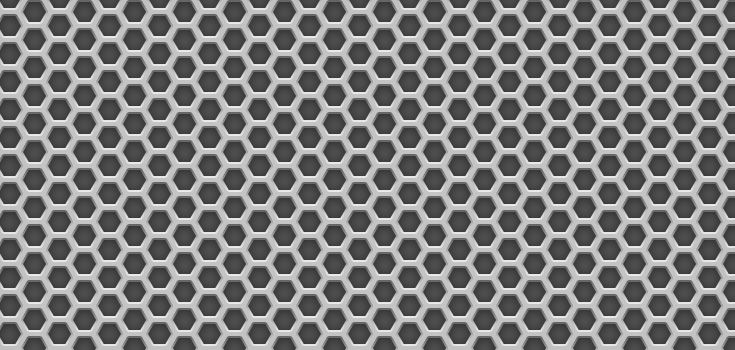
#> input picture Clase3/metalgrid.jpg, 735 x 350 px
$ jupyter execute TP2.ipynb   (shell and % lines are left out)
#> lines starting #> are read from the running program, lines starting #| are printed output that depends on the picture
[cell 1]
#Si queremos que las imágenes sean mostradas en una ventana emergente quitar el inline

# OpenCV-Python utiliza NumPy para el manejo de imágenes
import numpy as np
# cv2 es el módulo python para acceder a OpenCV
import cv2 as cv
# Usamos las poderosas herramientas de graficación de matplotlib para mostrar imágenes, perfiles, histogramas, etc
import matplotlib.pyplot as plt

[cell 2]
#Cargar la imagen
img = cv.imread('metalgrid.jpg')
#> img is the input picture: shape (350, 735, 3); min 38, max 250, mean 125.4
gray = cv.cvtColor(img, cv.COLOR_BGR2GRAY)
plt.figure(1)
plt.imshow(img)
plt.title('Imagen Original')
plt.show

[cell 3]
#Reduccion de ruido
blur = cv.GaussianBlur(gray,(5,5),0)
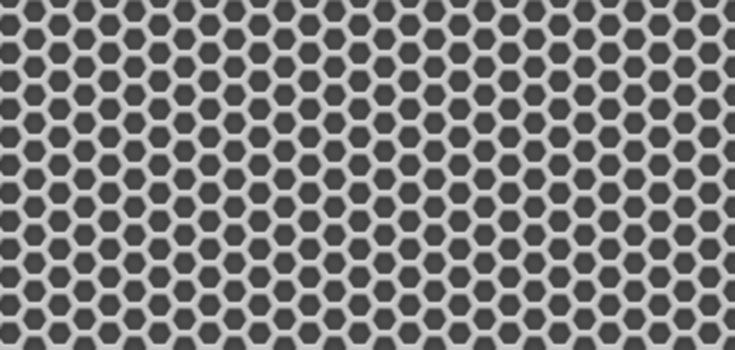
#> blur: shape (350, 735); min 59, max 212, mean 125.4

#Calculo de gradiente en X
SobelX_f = cv.Sobel(blur,cv.CV_32F,1,0,ksize=3) #En float32
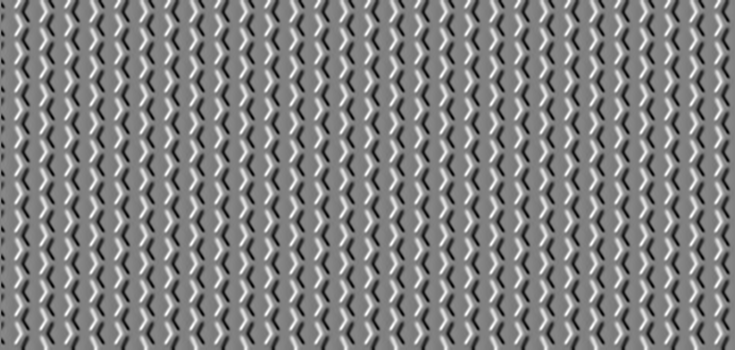
#> SobelX_f: shape (350, 735) float32; min -328, max 320, mean -0.3; drawn with min black and max white
SobelX = np.absolute(SobelX_f)
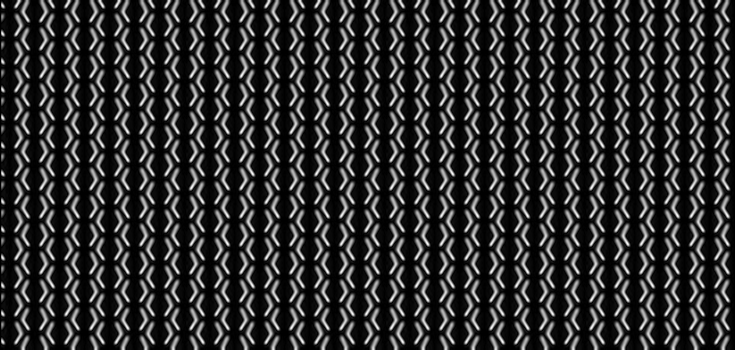
#> SobelX: shape (350, 735) float32; min 0, max 328, mean 65.9; drawn with min black and max white
GradX = SobelX/SobelX.max()*255 #Se lo transforma al rango 0-255 para uint8
GradX = np.uint8(GradX)

#Calculo de gradiente en Y
SobelY_f = cv.Sobel(blur,cv.CV_32F,0,1,ksize=3) #En float32
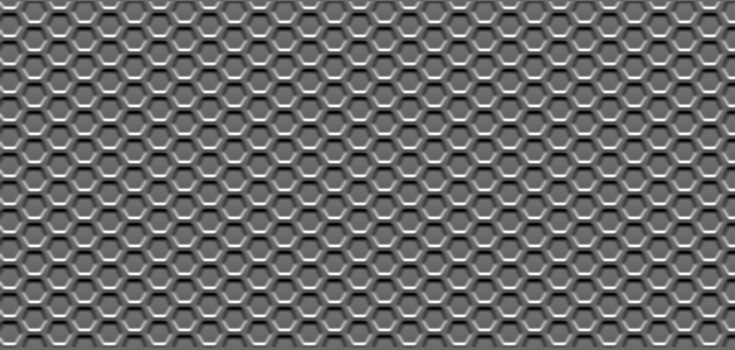
#> SobelY_f: shape (350, 735) float32; min -291, max 415, mean 0.5; drawn with min black and max white
SobelY = np.absolute(SobelY_f)
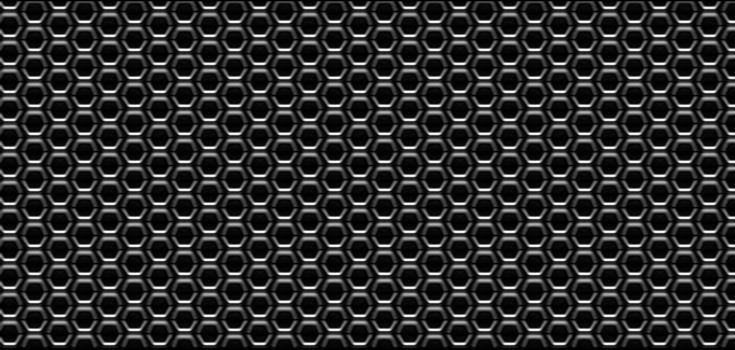
#> SobelY: shape (350, 735) float32; min 0, max 415, mean 75.3; drawn with min black and max white
GradY = SobelY/SobelY.max()*255 #Se lo transforma al rango 0-255 para uint8
GradY = np.uint8(GradY)

#Calculo de gradiente en magnitud y angulo
Grad = np.hypot(GradX,GradY)
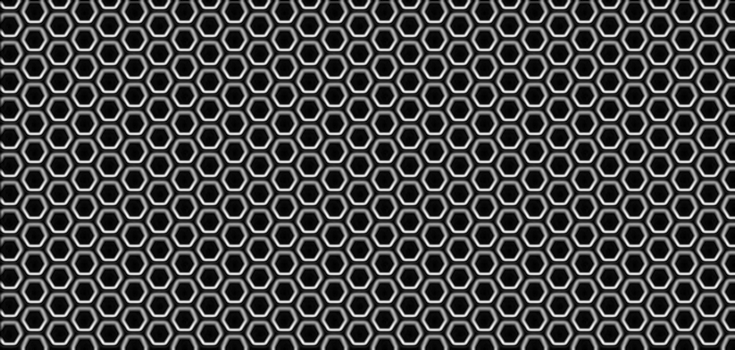
#> Grad: shape (350, 735) float16; min 0, max 282.2, mean 78; drawn with min black and max white
Grad = Grad/Grad.max()*255
Grad = np.uint8(Grad)
Angulo = np.arctan2(SobelY_f, SobelX_f)
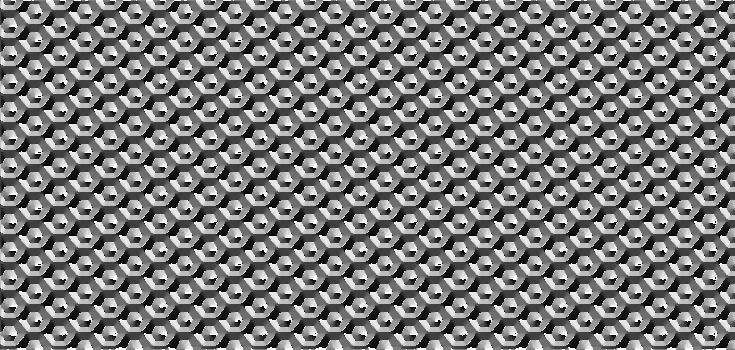
#> Angulo: shape (350, 735) float32; min -3.14, max 3.14, mean -0.104; drawn with min black and max white
Angulo = np.rad2deg(Angulo)

print("La magnitud del gradiente es:")
print(Grad)
#> (printed output is left out)
print("El angulo del gradiente es:")
print(Angulo)
#> (printed output is left out)

[cell 4]
plt.figure(2)
plt.imshow(Grad)
plt.title('Gradiente en magnitud')
plt.show

plt.figure(3)
plt.imshow(Angulo)
plt.title('Gradiente en angulo')
plt.show

[cell 5]
Canny = cv.Canny(img,40,105,L2gradient=True)
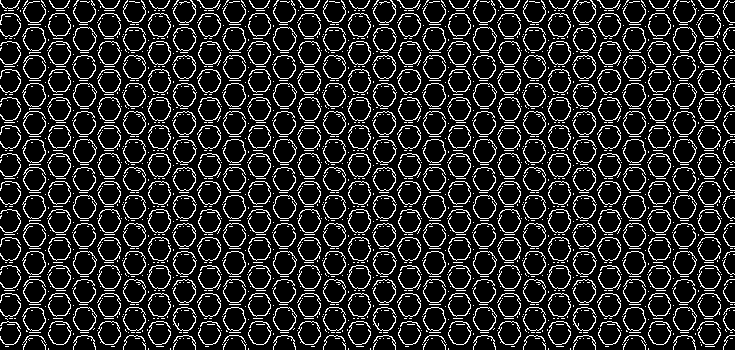
#> Canny: shape (350, 735); 15.1% white in thin lines or dots
plt.figure(4)
plt.imshow(Canny)
plt.title('Deteccion de bordes con Canny')
plt.show

$ run again, with Clase3/tela2.jpg copied over Clase3/metalgrid.jpg
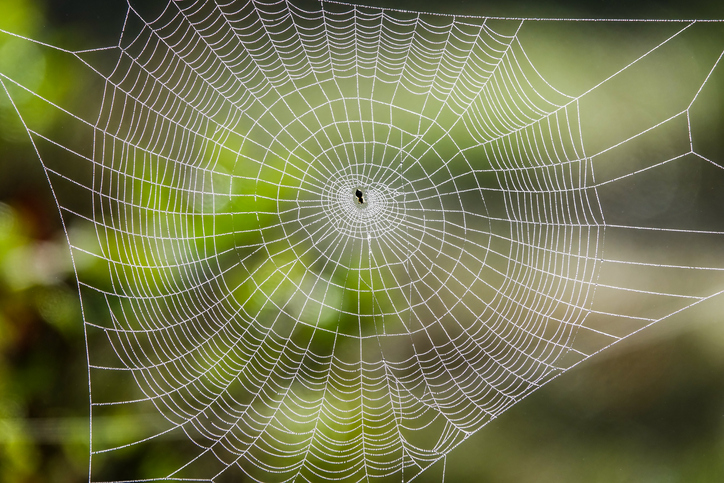
#> input picture Clase3/tela2.jpg, 724 x 483 px
#> img is the input picture: shape (483, 724, 3); mean B, G, R 77.3, 118.2, 115.2
#> `Angulo = np.arctan2(SobelY_f, SobelX_f)`:
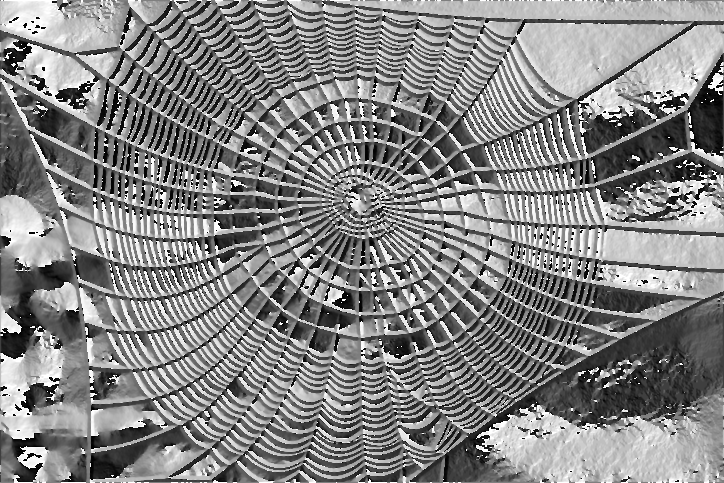
#> Angulo: shape (483, 724) float32; min -3.14, max 3.14, mean 0.125; drawn with min black and max white
#> (printed output is left out)
#> (printed output is left out)
#> `Canny = cv.Canny(img,40,105,L2gradient=True)`:
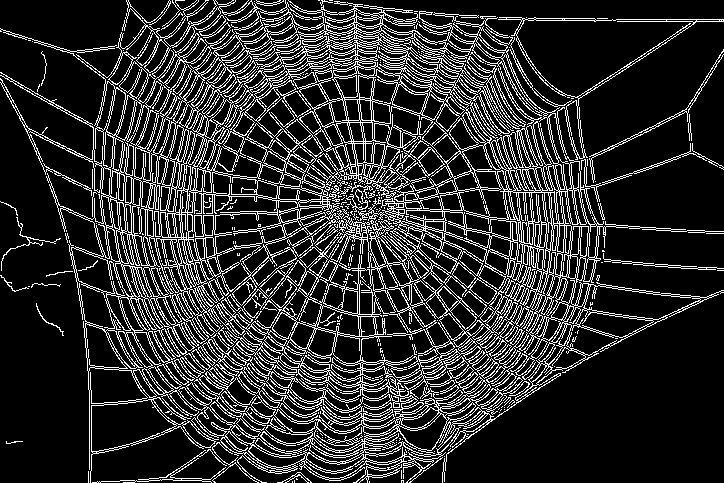
#> Canny: shape (483, 724); 17.8% white in thin lines or dots
